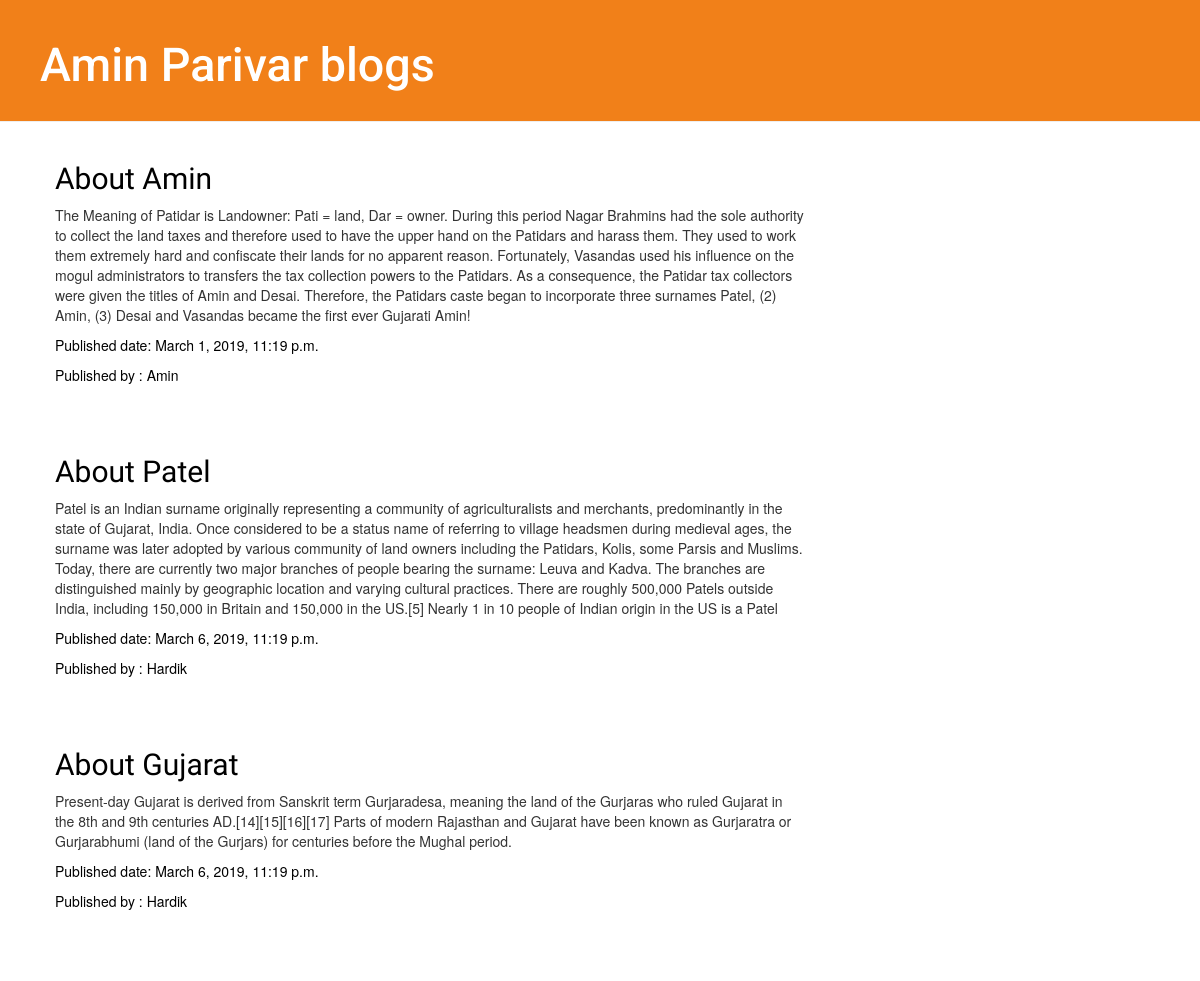
Before: / with the older database file.
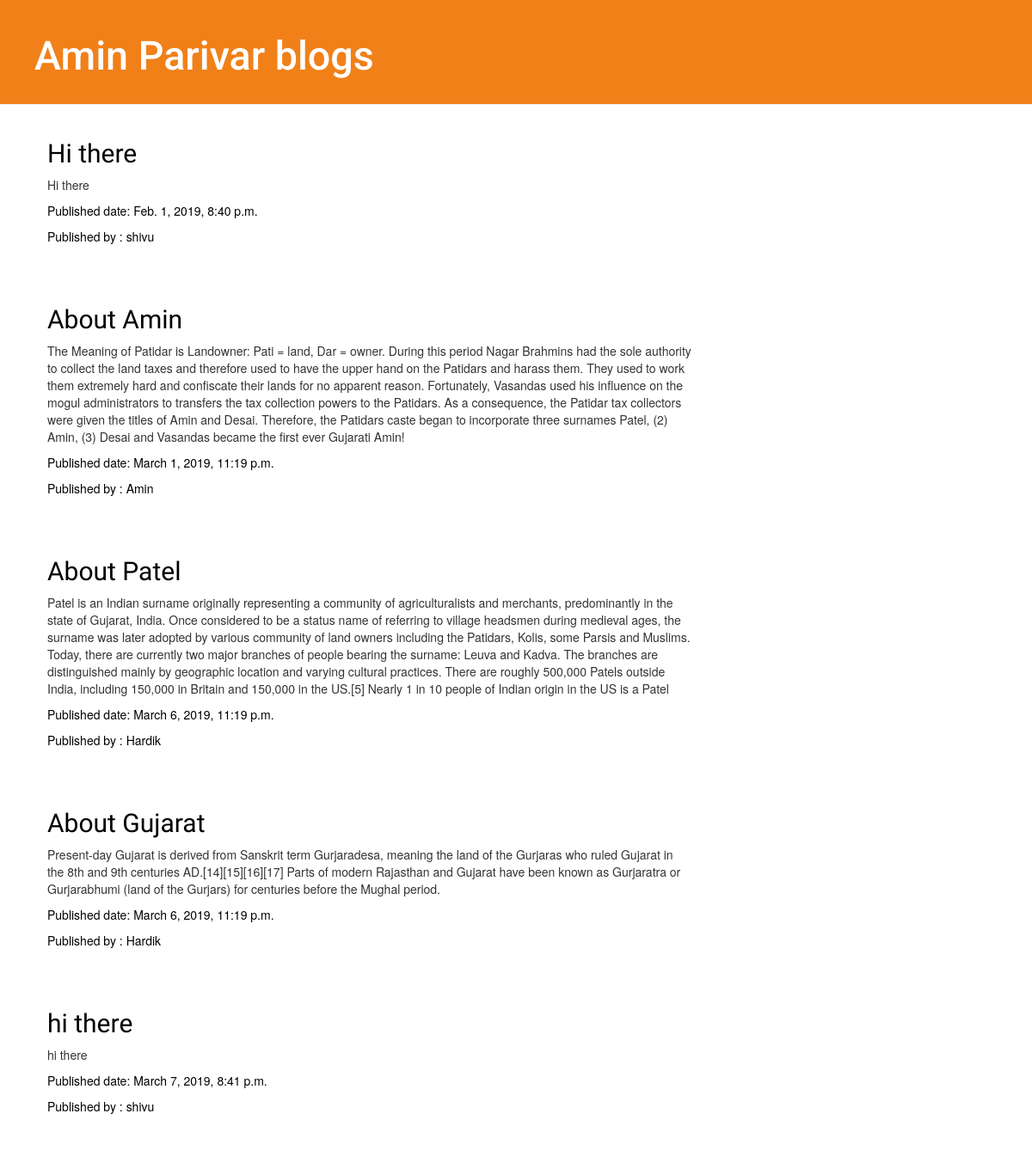
After: the same page with the newer database file.
### blog/models.py (models this page shows, shortened)
class Post (models.Model):
    author = models.ForeignKey(settings.AUTH_USER_MODEL, on_delete=models.CASCADE)
    title = models.CharField(max_length = 200)
    text = models.TextField()
    created_date = models.DateTimeField(default=timezone.now)
    published_date = models.DateTimeField(blank=True, null = True)

### blog/views.py (the view)
# urls.py: path('',views.post_list,name='post_list'),
def post_list(request):
    posts = Post.objects.filter(published_date__lte=timezone.now()).order_by('published_date')
    return render(request,'blog/post_list.html', {'posts' : posts})

### blog/templates/blog/post_list.html (shortened to what this page needs)
{% load static %}
<html>
    <head>
      <link rel="stylesheet" href="//maxcdn.bootstrapcdn.com/bootstrap/3.2.0/css/bootstrap.min.css">
      <link rel="stylesheet" href="//maxcdn.bootstrapcdn.com/bootstrap/3.2.0/css/bootstrap-theme.min.css">
      <link rel="stylesheet" href="{% static 'css/blog.css' %}">
    </head>
    <body>
        <div class="page-header">
            <h1><a href="/">Amin Parivar blogs</a></h1>
        </div>
        <div class="content container">
    <div class="row">
        <div class="col-md-8">
            {% for post in posts %}
                <div class="post">
                    <h2><a href="">{{ post.title }}</a></h2>
                    <p>{{ post.text|linebreaksbr }}</p>
                    <div class="date">
                        <p>Published date: {{ post.published_date }}</p>
                        <p>Published by  : {{ post.author }}</p>
                    </div>
                </div>
            {% endfor %}
        </div>
    </div>
</div>
    </body>
</html>

Changed rows visible on the page:
added Post: title "Hi there", text "Hi there", published_date "Feb. 1, 2019, 8:40 p.m.", author "shivu"
added Post: title "hi there", text "hi there", published_date "March 7, 2019, 8:41 p.m.", author "shivu"
